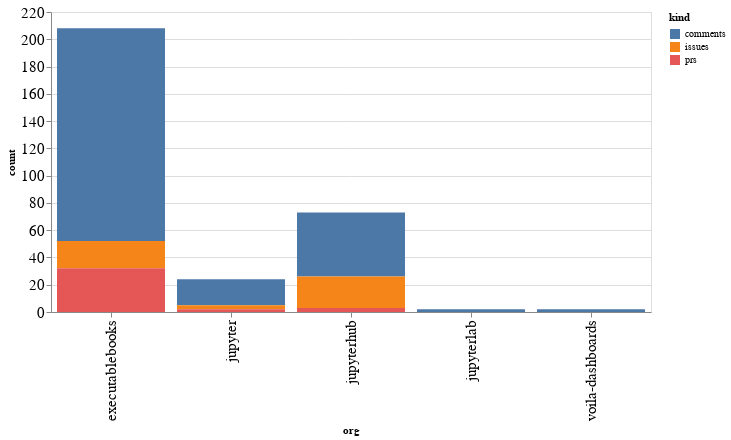

Notebook code for this chart:
### Code cell
alt.Chart(org_summaries, width=600).mark_bar().encode(
    x='org',
    y='count',
    color='kind',
    tooltip="org"
)

### Figure 1 — Vega-Lite specification as saved in the notebook (floating-point values rounded to 4 significant figures)
{"config": {"axisLeft": {"labelFontSize": 15}, "axisBottom": {"labelFontSize": 15}}, "data": {"name": "data-6581c3495f619246fb27a7d4acee93d6"}, "mark": "bar", "encoding": {"color": {"type": "nominal", "field": "kind"}, "tooltip": {"type": "nominal", "field": "org"}, "x": {"type": "nominal", "field": "org"}, "y": {"type": "quantitative", "field": "count"}}, "width": 600, "$schema": "https://vega.github.io/schema/vega-lite/v4.8.1.json", "datasets": {"data-6581c3495f619246fb27a7d4acee93d6": [{"org": "executablebooks", "kind": "comments", "count": 156}, {"org": "executablebooks", "kind": "issues", "count": 20}, {"org": "executablebooks", "kind": "prs", "count": 32}, {"org": "jupyter", "kind": "comments", "count": 19}, {"org": "jupyter", "kind": "issues", "count": 3}, {"org": "jupyter", "kind": "prs", "count": 2}, {"org": "jupyterhub", "kind": "comments", "count": 47}, {"org": "jupyterhub", "kind": "issues", "count": 23}, {"org": "jupyterhub", "kind": "prs", "count": 3}, {"org": "jupyterlab", "kind": "comments", "count": 2}, {"org": "voila-dashboards", "kind": "comments", "count": 2}]}}
